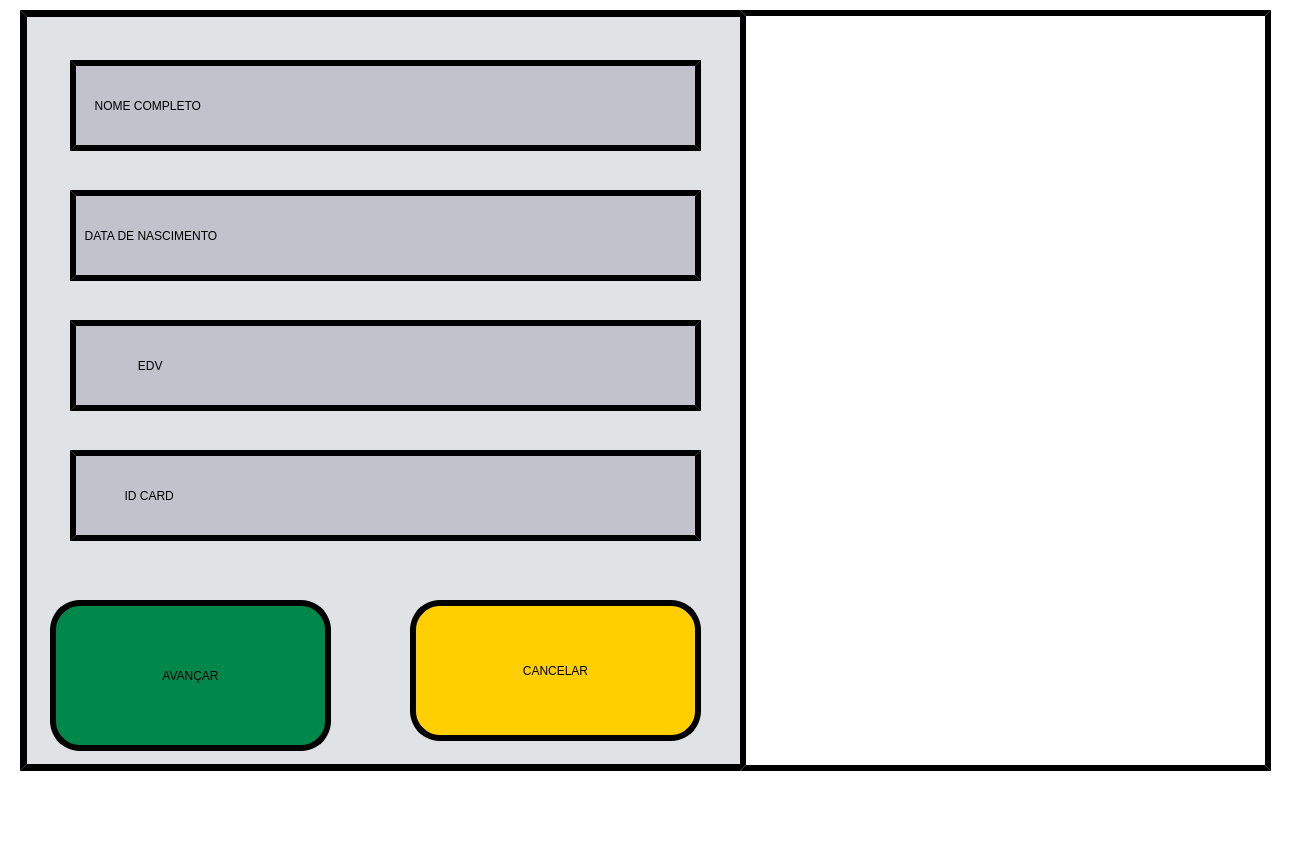
<?xml version="1.0" encoding="UTF-8"?>
<ui version="4.0">
 <class>cadastros_adicionar_ficha01</class>
 <widget class="QMainWindow" name="cadastros_adicionar_ficha01">
  <property name="geometry">
   <rect>
    <x>0</x>
    <y>0</y>
    <width>1290</width>
    <height>841</height>
   </rect>
  </property>
  <property name="minimumSize">
   <size>
    <width>1290</width>
    <height>841</height>
   </size>
  </property>
  <property name="maximumSize">
   <size>
    <width>1290</width>
    <height>841</height>
   </size>
  </property>
  <property name="windowTitle">
   <string>MainWindow</string>
  </property>
  <property name="styleSheet">
   <string notr="true">background-color: rgb(255, 255, 255);</string>
  </property>
  <property name="animated">
   <bool>true</bool>
  </property>
  <widget class="QWidget" name="centralwidget">
   <widget class="QLabel" name="Label_Borda">
    <property name="geometry">
     <rect>
      <x>0</x>
      <y>783</y>
      <width>1290</width>
      <height>18</height>
     </rect>
    </property>
    <property name="text">
     <string/>
    </property>
    <property name="pixmap">
     <pixmap>Imagens/Borda.png</pixmap>
    </property>
    <property name="scaledContents">
     <bool>true</bool>
    </property>
   </widget>
   <widget class="QLabel" name="label_fundo">
    <property name="geometry">
     <rect>
      <x>20</x>
      <y>10</y>
      <width>1251</width>
      <height>761</height>
     </rect>
    </property>
    <property name="font">
     <font>
      <family>Bosch Sans Bold</family>
      <pointsize>65</pointsize>
      <weight>50</weight>
      <italic>false</italic>
      <bold>false</bold>
     </font>
    </property>
    <property name="styleSheet">
     <string notr="true">border-style: outset;
border-color: rgb(0, 0, 0);
border-width:7px;
border-radius: 0px;
background-color: rgb(224, 227, 229);</string>
    </property>
    <property name="text">
     <string/>
    </property>
   </widget>
   <widget class="QLabel" name="label_imagem_classe">
    <property name="geometry">
     <rect>
      <x>740</x>
      <y>10</y>
      <width>531</width>
      <height>761</height>
     </rect>
    </property>
    <property name="styleSheet">
     <string notr="true">border-style: outset;
border-color: rgb(0, 0, 0);
border-width:6px;


</string>
    </property>
    <property name="text">
     <string/>
    </property>
    <property name="pixmap">
     <pixmap>imagens/Responsavel_02.png</pixmap>
    </property>
    <property name="scaledContents">
     <bool>true</bool>
    </property>
   </widget>
   <widget class="QPushButton" name="botao_avancar">
    <property name="geometry">
     <rect>
      <x>50</x>
      <y>600</y>
      <width>281</width>
      <height>151</height>
     </rect>
    </property>
    <property name="whatsThis">
     <string>&lt;html&gt;&lt;head/&gt;&lt;body&gt;&lt;p&gt;&lt;span style=&quot; color:#ffffff;&quot;&gt;OI&lt;/span&gt;&lt;/p&gt;&lt;/body&gt;&lt;/html&gt;</string>
    </property>
    <property name="styleSheet">
     <string notr="true">border-style: outset;
color: rgb(0, 0, 0);
border-color: rgb(0, 0, 0);
border-width:6px;
border-radius: 30px;

font: 75 35pt &quot;Bosch Sans Bold&quot;;
background-color: rgb(0,136,74);</string>
    </property>
    <property name="text">
     <string>AVANÇAR</string>
    </property>
   </widget>
   <widget class="QLineEdit" name="lineEdit_nome">
    <property name="geometry">
     <rect>
      <x>70</x>
      <y>60</y>
      <width>631</width>
      <height>91</height>
     </rect>
    </property>
    <property name="styleSheet">
     <string notr="true">border-style: outset;
border-color: rgb(0, 0, 0);
border-width:6px;
background-color: rgb(193, 194, 204);

font: 75 35pt &quot;Bosch Sans Bold&quot;;
</string>
    </property>
    <property name="text">
     <string>     NOME COMPLETO</string>
    </property>
   </widget>
   <widget class="QLineEdit" name="lineEdit_data_nascimento">
    <property name="geometry">
     <rect>
      <x>70</x>
      <y>190</y>
      <width>631</width>
      <height>91</height>
     </rect>
    </property>
    <property name="styleSheet">
     <string notr="true">border-style: outset;
border-color: rgb(0, 0, 0);
border-width:6px;
background-color: rgb(193, 194, 204);

font: 75 35pt &quot;Bosch Sans Bold&quot;;
</string>
    </property>
    <property name="text">
     <string>  DATA DE NASCIMENTO</string>
    </property>
   </widget>
   <widget class="QPushButton" name="botao_cancelar">
    <property name="geometry">
     <rect>
      <x>410</x>
      <y>600</y>
      <width>291</width>
      <height>141</height>
     </rect>
    </property>
    <property name="whatsThis">
     <string>&lt;html&gt;&lt;head/&gt;&lt;body&gt;&lt;p&gt;&lt;span style=&quot; color:#ffffff;&quot;&gt;OI&lt;/span&gt;&lt;/p&gt;&lt;/body&gt;&lt;/html&gt;</string>
    </property>
    <property name="styleSheet">
     <string notr="true">border-style: outset;
color: rgb(0, 0, 0);
border-color: rgb(0, 0, 0);
border-width:6px;
border-radius: 30px;

font: 75 34pt &quot;Bosch Sans Bold&quot;;
background-color: rgb(255,207,0);</string>
    </property>
    <property name="text">
     <string>CANCELAR</string>
    </property>
   </widget>
   <widget class="QLineEdit" name="lineEdit_edv">
    <property name="geometry">
     <rect>
      <x>70</x>
      <y>320</y>
      <width>631</width>
      <height>91</height>
     </rect>
    </property>
    <property name="styleSheet">
     <string notr="true">border-style: outset;
border-color: rgb(0, 0, 0);
border-width:6px;
background-color: rgb(193, 194, 204);

font: 75 35pt &quot;Bosch Sans Bold&quot;;
</string>
    </property>
    <property name="text">
     <string>                  EDV</string>
    </property>
   </widget>
   <widget class="QLineEdit" name="lineEdit_idCard">
    <property name="geometry">
     <rect>
      <x>70</x>
      <y>450</y>
      <width>631</width>
      <height>91</height>
     </rect>
    </property>
    <property name="styleSheet">
     <string notr="true">border-style: outset;
border-color: rgb(0, 0, 0);
border-width:6px;
background-color: rgb(193, 194, 204);

font: 75 35pt &quot;Bosch Sans Bold&quot;;
</string>
    </property>
    <property name="text">
     <string>              ID CARD</string>
    </property>
   </widget>
  </widget>
  <widget class="QMenuBar" name="menubar">
   <property name="geometry">
    <rect>
     <x>0</x>
     <y>0</y>
     <width>1290</width>
     <height>21</height>
    </rect>
   </property>
  </widget>
  <widget class="QStatusBar" name="statusbar"/>
 </widget>
 <resources/>
 <connections/>
</ui>
